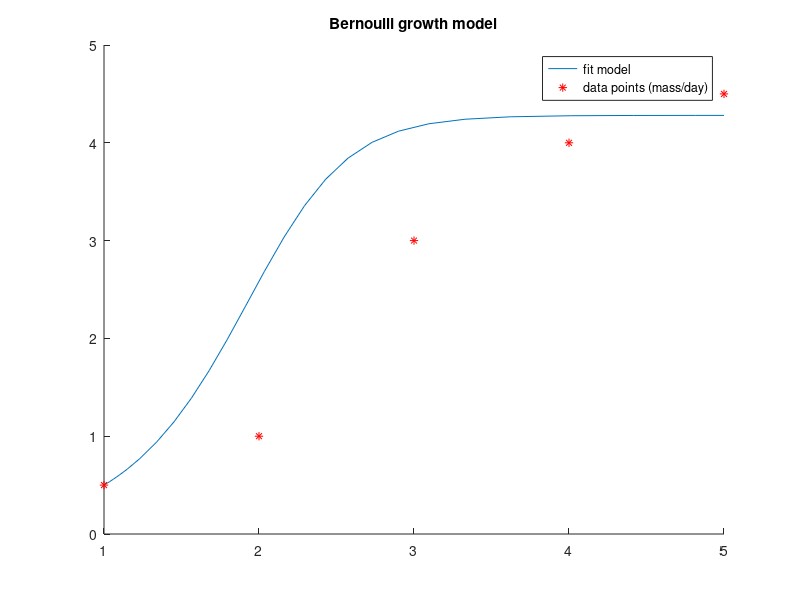

Write the MATLAB code that produced this figure.
% Assume the mass of a tumor has a weight of 0.5 grams
% on day 1, 1 gram on day 2, 3 grams on day 3,
% 4 grams on day 4, and 4.5 grams on day 5.

% Find a set of parameters that
% best  fits  the  data  to  the growth model of interest

function tumor_growth_model_fit()

% This program attempts to find values for r and K in logistic
% model that best fit a given set of data by using fminsearch
clear;
close all;
global T M r K model miu
% choose model
%% 'logistic', 'vonBertalanffy', 'Gompertz', 'Bernoulli'
model =  'Bernoulli'; 
x0=[0.8; 5];
[min, ~]=fminsearch(@er,x0,optimset('TolX',1e-6,'MaxIter',200));
r = min(1); 
K = min(2);
miu = 2.7;
% choose model
%% @logistic, @vonbertalanffy, @gompertz, @bernoulli
[t,y]=ode23s(@bernoulli,[1 5],0.5); 
plot(t,y,T,M,'r*');
set(gcf, 'color', 'w');
title(sprintf('%s growth model', model));
legend('fit model', 'data points (mass/day)');
box off;

end

%function for ode solver
function z=er(x)
global T M r K model miu
tt=0:1:60;
% data points from experiment
T=[1,2,3,4,5]'; 
M=[0.5,1,3,4,4.5]';
r=x(1); 
K=x(2);
miu = 2.7;
y0 = 0.1; 
switch model
    case 'logistic'
        [~, y1] = ode23s(@logistic, tt, y0);
    case 'vonBertalanffy'
        [~, y1] = ode23s(@vonbertalanffy, tt, y0);
    case 'Gompertz'
        [~, y1] = ode23s(@gompertz, tt, y0);
    case 'Bernoulli'
        [~, y1] = ode23s(@bernoulli, tt, y0);
end
z=sum((y1(T)-M).^2); % minimize the squared error criteria
end

% logistic model
function yp = logistic(~,y)
global r K
yp = y; 
yp(1) = r*y(1)*(1 - y(1)/K);
end

% von Bertalanffy model
function yp = vonbertalanffy(~,y)
global r K
yp = y; 
yp(1) = r*y(1)*(1/(y(1)^(1/3)) - 1/K);
end

% Gompertz model
function yp = gompertz(~,y)
global r K
yp = y; 
yp(1) = r*y(1)*(1/K - log(y(1)));
end

% Bernoulli model
function yp = bernoulli(~,y)
global r K miu
yp = y; 
yp(1) = r*y(1)*(1 - (y(1)^(miu - 1))/K);
end